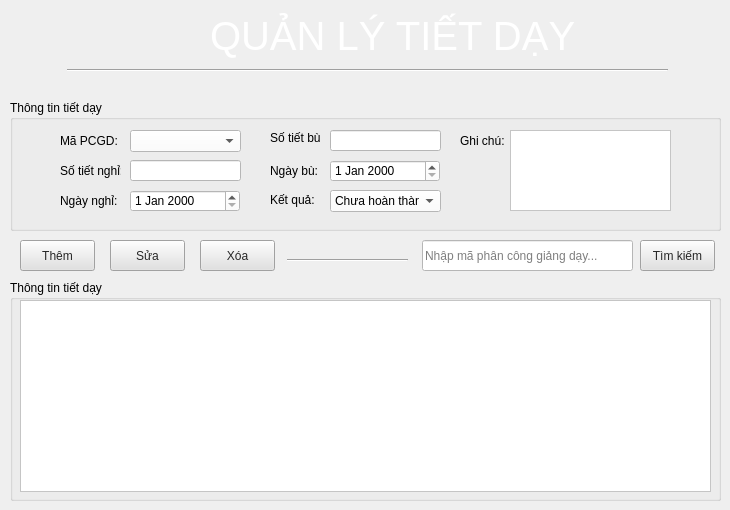
      <widget class="QWidget" name="QLTD_GUI">
       <widget class="QLabel" name="label_26">
        <property name="geometry">
         <rect>
          <x>210</x>
          <y>10</y>
          <width>441</width>
          <height>51</height>
         </rect>
        </property>
        <property name="font">
         <font>
          <pointsize>30</pointsize>
         </font>
        </property>
        <property name="styleSheet">
         <string notr="true">color: rgb(255, 255, 255);</string>
        </property>
        <property name="text">
         <string>QUẢN LÝ TIẾT DẠY</string>
        </property>
       </widget>
       <widget class="QGroupBox" name="groupBox_7">
        <property name="geometry">
         <rect>
          <x>10</x>
          <y>100</y>
          <width>711</width>
          <height>131</height>
         </rect>
        </property>
        <property name="title">
         <string>Thông tin tiết dạy</string>
        </property>
        <widget class="QLabel" name="label_3">
         <property name="geometry">
          <rect>
           <x>50</x>
           <y>30</y>
           <width>71</width>
           <height>21</height>
          </rect>
         </property>
         <property name="text">
          <string>Mã PCGD:</string>
         </property>
        </widget>
        <widget class="QLabel" name="label_27">
         <property name="geometry">
          <rect>
           <x>50</x>
           <y>60</y>
           <width>61</width>
           <height>21</height>
          </rect>
         </property>
         <property name="text">
          <string>Số tiết nghỉ:</string>
         </property>
        </widget>
        <widget class="QLabel" name="label_28">
         <property name="geometry">
          <rect>
           <x>50</x>
           <y>90</y>
           <width>61</width>
           <height>21</height>
          </rect>
         </property>
         <property name="text">
          <string>Ngày nghỉ:</string>
         </property>
        </widget>
        <widget class="QLabel" name="label_29">
         <property name="geometry">
          <rect>
           <x>260</x>
           <y>90</y>
           <width>47</width>
           <height>20</height>
          </rect>
         </property>
         <property name="text">
          <string>Kết quả:</string>
         </property>
        </widget>
        <widget class="QLabel" name="label_30">
         <property name="geometry">
          <rect>
           <x>260</x>
           <y>30</y>
           <width>51</width>
           <height>16</height>
          </rect>
         </property>
         <property name="text">
          <string>Số tiết bù:</string>
         </property>
        </widget>
        <widget class="QLabel" name="label_31">
         <property name="geometry">
          <rect>
           <x>260</x>
           <y>60</y>
           <width>47</width>
           <height>21</height>
          </rect>
         </property>
         <property name="text">
          <string>Ngày bù:</string>
         </property>
        </widget>
        <widget class="QLabel" name="label_32">
         <property name="geometry">
          <rect>
           <x>450</x>
           <y>30</y>
           <width>47</width>
           <height>21</height>
          </rect>
         </property>
         <property name="text">
          <string>Ghi chú:</string>
         </property>
        </widget>
        <widget class="QComboBox" name="txtPCGD_QLTD">
         <property name="geometry">
          <rect>
           <x>120</x>
           <y>30</y>
           <width>111</width>
           <height>22</height>
          </rect>
         </property>
         <property name="styleSheet">
          <string notr="true">background-color: rgb(255, 255, 255);</string>
         </property>
        </widget>
        <widget class="QComboBox" name="txtKetQua_QLTD">
         <property name="geometry">
          <rect>
           <x>320</x>
           <y>90</y>
           <width>111</width>
           <height>22</height>
          </rect>
         </property>
         <property name="styleSheet">
          <string notr="true">background-color: rgb(255, 255, 255);</string>
         </property>
         <item>
          <property name="text">
           <string>Chưa hoàn thành</string>
          </property>
         </item>
         <item>
          <property name="text">
           <string>Đã hoàn thành</string>
          </property>
         </item>
        </widget>
        <widget class="QLineEdit" name="txtSoTietNghi">
         <property name="geometry">
          <rect>
           <x>120</x>
           <y>60</y>
           <width>111</width>
           <height>21</height>
          </rect>
         </property>
         <property name="styleSheet">
          <string notr="true">background-color: rgb(255, 255, 255);</string>
         </property>
        </widget>
        <widget class="QDateEdit" name="txtNgayNghi">
         <property name="geometry">
          <rect>
           <x>120</x>
           <y>90</y>
           <width>110</width>
           <height>22</height>
          </rect>
         </property>
         <property name="styleSheet">
          <string notr="true">background-color: rgb(255, 255, 255);</string>
         </property>
        </widget>
        <widget class="QDateEdit" name="txtNgayBu">
         <property name="geometry">
          <rect>
           <x>320</x>
           <y>60</y>
           <width>110</width>
           <height>22</height>
          </rect>
         </property>
         <property name="styleSheet">
          <string notr="true">background-color: rgb(255, 255, 255);</string>
         </property>
        </widget>
        <widget class="QLineEdit" name="txtSoTietBu">
         <property name="geometry">
          <rect>
           <x>320</x>
           <y>30</y>
           <width>111</width>
           <height>21</height>
          </rect>
         </property>
         <property name="styleSheet">
          <string notr="true">background-color: rgb(255, 255, 255);</string>
         </property>
        </widget>
        <widget class="QPlainTextEdit" name="txtGhiChu_QLTD">
         <property name="geometry">
          <rect>
           <x>500</x>
           <y>30</y>
           <width>161</width>
           <height>81</height>
          </rect>
         </property>
         <property name="styleSheet">
          <string notr="true">background-color: rgb(255, 255, 255);</string>
         </property>
        </widget>
       </widget>
       <widget class="Line" name="line_5">
        <property name="geometry">
         <rect>
          <x>67</x>
          <y>60</y>
          <width>601</width>
          <height>20</height>
         </rect>
        </property>
        <property name="orientation">
         <enum>Qt::Horizontal</enum>
        </property>
       </widget>
       <widget class="QGroupBox" name="groupBox_8">
        <property name="geometry">
         <rect>
          <x>10</x>
          <y>280</y>
          <width>711</width>
          <height>221</height>
         </rect>
        </property>
        <property name="title">
         <string>Thông tin tiết dạy</string>
        </property>
        <widget class="QTableWidget" name="tbDSQLTD">
         <property name="geometry">
          <rect>
           <x>10</x>
           <y>20</y>
           <width>691</width>
           <height>192</height>
          </rect>
         </property>
         <property name="styleSheet">
          <string notr="true">background-color: rgb(255, 255, 255);</string>
         </property>
        </widget>
        <widget class="QLineEdit" name="txtMaGS">
         <property name="enabled">
          <bool>false</bool>
         </property>
         <property name="geometry">
          <rect>
           <x>340</x>
           <y>80</y>
           <width>21</width>
           <height>20</height>
          </rect>
         </property>
        </widget>
        <zorder>txtMaGS</zorder>
        <zorder>tbDSQLTD</zorder>
       </widget>
       <widget class="QPushButton" name="btnThemQLTD">
        <property name="geometry">
         <rect>
          <x>20</x>
          <y>240</y>
          <width>75</width>
          <height>31</height>
         </rect>
        </property>
        <property name="styleSheet">
         <string notr="true">QPushButton {
	color: rgb(39, 39, 39);
background-color: rgb(225, 225, 225);
}</string>
        </property>
        <property name="text">
         <string>Thêm</string>
        </property>
       </widget>
       <widget class="QPushButton" name="btnSuaQLTD">
        <property name="geometry">
         <rect>
          <x>110</x>
          <y>240</y>
          <width>75</width>
          <height>31</height>
         </rect>
        </property>
        <property name="styleSheet">
         <string notr="true">QPushButton {
	color: rgb(39, 39, 39);
background-color: rgb(225, 225, 225);
}</string>
        </property>
        <property name="text">
         <string>Sửa</string>
        </property>
       </widget>
       <widget class="QPushButton" name="btnXoaQLTD">
        <property name="geometry">
         <rect>
          <x>200</x>
          <y>240</y>
          <width>75</width>
          <height>31</height>
         </rect>
        </property>
        <property name="styleSheet">
         <string notr="true">QPushButton {
	color: rgb(39, 39, 39);
background-color: rgb(225, 225, 225);
}</string>
        </property>
        <property name="text">
         <string>Xóa</string>
        </property>
       </widget>
       <widget class="QPushButton" name="btnTimKiem_QLTD">
        <property name="geometry">
         <rect>
          <x>640</x>
          <y>240</y>
          <width>75</width>
          <height>31</height>
         </rect>
        </property>
        <property name="styleSheet">
         <string notr="true">QPushButton {
	color: rgb(39, 39, 39);
background-color: rgb(225, 225, 225);
}</string>
        </property>
        <property name="text">
         <string>Tìm kiếm</string>
        </property>
       </widget>
       <widget class="QLineEdit" name="txtTim_QLTD">
        <property name="geometry">
         <rect>
          <x>422</x>
          <y>240</y>
          <width>211</width>
          <height>31</height>
         </rect>
        </property>
        <property name="styleSheet">
         <string notr="true">background-color: rgb(255, 255, 255);</string>
        </property>
        <property name="placeholderText">
         <string>Nhập mã phân công giảng dạy...</string>
        </property>
       </widget>
       <widget class="Line" name="line_6">
        <property name="geometry">
         <rect>
          <x>287</x>
          <y>250</y>
          <width>121</width>
          <height>20</height>
         </rect>
        </property>
        <property name="orientation">
         <enum>Qt::Horizontal</enum>
        </property>
       </widget>
      </widget>
